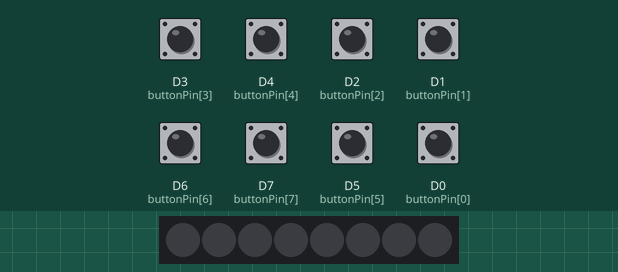
Bench run of a sketch on a simulated ESP8266 (NodeMCU). Shown: 8 RGB LEDs in strip order, left to right. The test bench sets the inputs (shaded band); at power-on: D0 (buttonPin[0]), D1 (buttonPin[1]), D2 (buttonPin[2]), D3 (buttonPin[3]), D4 (buttonPin[4]), D5 (buttonPin[5]), D6 (buttonPin[6]), D7 (buttonPin[7]) HIGH. WiFi joins after 1.5 s; servers stay silent unless stated; what the sketch prints to the serial monitor is not drawn.

Above: at 2.7 s.
2.8 s: D3 (buttonPin[3]) pulled LOW for 0.15 s
At 2.87 s:
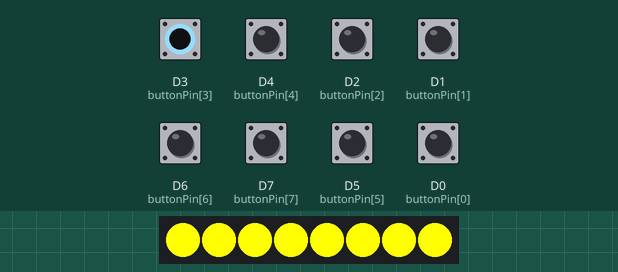
4.4 s: D4 (buttonPin[4]) pulled LOW for 0.15 s
At 4.47 s:
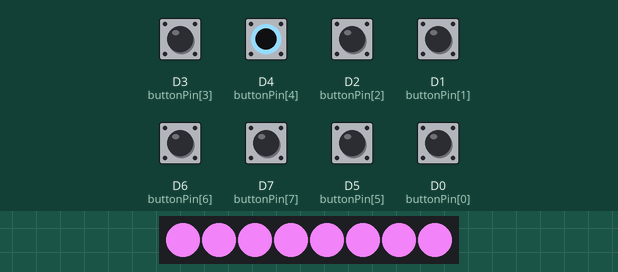
Timing chart, 0 to 5.2 s (numbered marks = the images above; inputs shaded):
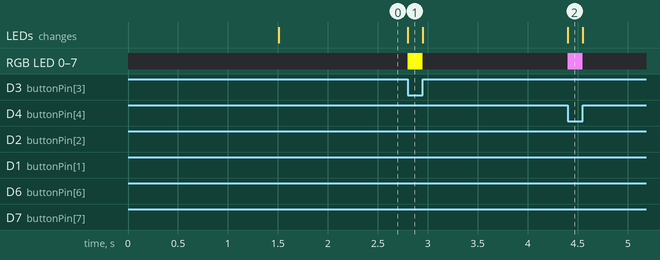

The sketch:

launchpad.ino
```cpp
/****Includes****/
#include <ESP8266WiFi.h>          //https://github.com/esp8266/Arduino
#include <WiFiClient.h>
#include <DNSServer.h>            //Local DNS Server used for redirecting all requests to the &onfiguration portal
#include <ESP8266WebServer.h>     //Local WebServer used to serve the configuration portal
#include <WiFiManager.h>          //https://github.com/tzapu/WiFiManager WiFi Configuration Magic
#include <ESP8266mDNS.h>          //Allow custom URL
#include "interfaceHTML.h"
#include <Adafruit_NeoPixel.h>
#ifdef __AVR__
#include <avr/power.h>
#endif

#define PIN D8
#define SIZE 8


int buttonPin[SIZE] = {D0, D1, D2, D3, D4, D5, D6, D7};

//Variables

int buttonState[SIZE] = {0, 0, 0, 0, 0, 0, 0, 0};


/*****Initialization*****/
ESP8266WebServer server(80);
const char *ssid = "toto";

Adafruit_NeoPixel strip = Adafruit_NeoPixel(8, PIN, NEO_GRB + NEO_KHZ800);

/*****WebPage*****/
// Warning: only use simple quotes in the html (no double)
extern String handleRootHTML;
String getHTML() {

  String updatedRootHTML = handleRootHTML;
  //updatedRootHTML.replace("xxx", myId);

  return updatedRootHTML;
}

void handleRoot() {
  server.send(200, "text/html", handleRootHTML);
}

void colorWipe(uint32_t c) {
  for (uint16_t i = 0; i < strip.numPixels(); i++) {
    strip.setPixelColor(i, c);
  }

  strip.show();
  server.send(200, "text/html", handleRootHTML);
}
void shineRed() {
      lightItUp(0);
}
void shineBlue() {
      lightItUp(1);
}
void shineGreen() {
      lightItUp(2);
}
void shineYellow() {
      lightItUp(3);
}
void shinePink() {
      lightItUp(4);
}
void shinePurple() {
      lightItUp(5);
}
void shineWhite() {
      lightItUp(6);
}
void shineBrown() {
      lightItUp(7);
}

void setupWifi() {
  //WiFiManager
  WiFiManager wifiManager;

  //reset saved settings -- Flush flash
  //wifiManager.resetSettings();


  //fetches ssid and pass from eeprom and tries to connect
  //if it does not connect it starts an access point with the specified name
  //and goes into a blocking loop awaiting configuration
  wifiManager.autoConnect(ssid);

  // might seem redundant but it's not printed the 1st time:
  Serial.println("local ip");
  Serial.println(WiFi.localIP());
}

void setupServer() {
  server.on("/", handleRoot);
  server.on("/redled", shineRed);
  server.on("/blueled", shineBlue);
  server.on("/greenled", shineGreen);
  server.on("/yellowled", shineYellow);
  server.on("/pinkled", shinePink);
  server.on("/purpleled", shinePurple);
  server.on("/whiteled", shineWhite);
  server.on("/brownled", shineBrown);
  server.begin();
  Serial.println("HTTP server started");
}

void setupMDNS() {
  // Add service to MDNS-SD to access the ESP with the URL http://<ssid>.local
  if (MDNS.begin(ssid)) {
    Serial.print("MDNS responder started as http://");
    Serial.print(ssid);
    Serial.println(".local");
  }
  MDNS.addService("http", "tcp", 8080);
}

void setup() {

#if defined (__AVR_ATtiny85__)
  if (F_CPU == 16000000) clock_prescale_set(clock_div_1);
#endif


  Serial.begin(115200);

  for (int i = 0; i < SIZE ; i++) {
    pinMode(buttonPin[i], INPUT_PULLUP);
  }

  Serial.println("Starting WiFi.");
  setupWifi();
  setupServer();
  setupMDNS();

  strip.begin();
  strip.show();

  Serial.println("Setup OK.");  // (inverted logic)
}

/****Loop****/
void loop() {
  for (int i = 0; i < SIZE ; i++) {
    buttonState[i] = digitalRead(buttonPin[i]);
    if (buttonState[i] == LOW) {
      lightItUp(i);
    }
  }
  if (buttonState[0] == HIGH &&
      buttonState[1] == HIGH &&
      buttonState[2] == HIGH &&
      buttonState[3] == HIGH &&
      buttonState[4] == HIGH &&
      buttonState[5] == HIGH &&
      buttonState[6] == HIGH &&
      buttonState[7] == HIGH ) {

    turnOff();
  }
  server.handleClient();
}

void turnOff() {
  Serial.println("turnoff");
  colorWipe(strip.Color(0, 0, 0));
}

void lightItUp(int i) {
  Serial.println("lightitUP" + i);
  switch (i) {
    case 0:
      colorWipe(strip.Color(255, 0, 0));
      break;
    case 1:
      colorWipe(strip.Color(0, 0, 255));
      break;
    case 2:
      colorWipe(strip.Color(0, 255, 0));
      break;
    case 3:
      colorWipe(strip.Color(255, 255, 0));
      break;
    case 4:
      colorWipe(strip.Color(225, 122, 230));
      break;
    case 5:
      colorWipe(strip.Color(120, 16, 125));
      break;
    case 6:
      colorWipe(strip.Color(255, 255, 255));
      break;
    default:
      colorWipe(strip.Color(142, 80, 0));
      break;
  }


}
```

interfaceHTML.h
```cpp
// !!! FILE GENERATED AUTOMATICALLY FROM index.html AND minify.sh !!!
// !!! DO NOT MODIFY !!

String handleRootHTML = " <!doctype html><html><head><style>td{text-align:center;font-size:60px;padding-right:10px}.hand{cursor:pointer}.myDiv{height:100%;width:40%;margin-left:25%;font-size:x-large;background-color:#d3d3d3;border-radius:10px;padding:10px}.myButton{background-color:#d3d3d3;font-size:x-large;border-radius:2px;box-shadow:2px 2px 2px 1px $grey;padding:10px}.active{background-color:#f08080}.disabled{cursor:not-allowed;color:gray}.modal{display:none;position:fixed;z-index:1;left:0;top:0;width:100%;height:100%;overflow:auto;background-color:#000;background-color:rgba(0,0,0,.4)}.modal-content{background-color:#fefefe;margin:15% auto;padding:20px;border:1px solid #888;width:50%}.close{color:#aaa;float:right;font-size:28px;font-weight:700}.close:focus,.close:hover{color:#000;text-decoration:none;cursor:pointer}.color-cadre{color:#fff;padding:10px;margin-bottom:5px;border-radius:2px}.test{margin:30px}body{margin-top:10%;background-color:#000}</style><title>LaunchPad</title></head><body><div class='myDiv'><h1>Simple Mini LaunchPad</h1><br><br><audio id='audio1' src='http://www.s-guardo.fr/wp-content/uploads/2017/04/sf_sonnette.mp3' autostart='false'></audio><audio id='audio2' src='http://www.s-guardo.fr/wp-content/uploads/2017/04/sf_sonnette.mp3' autostart='false'></audio><audio id='audio3' src='http://www.s-guardo.fr/wp-content/uploads/2017/04/sf_sonnette.mp3' autostart='false'></audio><audio id='audio4' src='http://www.s-guardo.fr/wp-content/uploads/2017/04/sf_sonnette.mp3' autostart='false'></audio><audio id='audio5' src='http://www.s-guardo.fr/wp-content/uploads/2017/04/sf_sonnette.mp3' autostart='false'></audio><audio id='audio6' src='http://www.s-guardo.fr/wp-content/uploads/2017/04/sf_sonnette.mp3' autostart='false'></audio><audio id='audio7' src='http://www.s-guardo.fr/wp-content/uploads/2017/04/sf_sonnette.mp3' autostart='false'></audio><audio id='audio8' src='http://www.s-guardo.fr/wp-content/uploads/2017/04/sf_sonnette.mp3' autostart='false'></audio><br><br><form><table><tr><td><span id='l0' class='hand' name='toggle' value='0' style='display:none'>O</span></td><td><span id='l1' class='hand' name='toggle' value='1'>O</span></td><td><span id='l2' class='hand' name='toggle' value='2'>O</span></td><td><span id='l3' class='hand' name='toggle' value='3'>O</span></td><td><span id='l4' class='hand' name='toggle' value='4'>O</span></td><td><span id='l5' class='hand' name='toggle' value='5'>O</span></td><td><span id='l6' class='hand' name='toggle' value='6'>O</span></td><td><span id='l7' class='hand' name='toggle' value='7'>O</span></td><td><span id='l8' class='hand' name='toggle' value='8'>O</span></td></tr><tr><td><form method='post' action='/' class='form' style='display:none'></form></td><td><form method='post' action='/redled' class='form'><input type='submit' value='1'></form></td><td><form method='post' action='/blueled' class='form'><input type='submit' value='2'></form></td><td><form method='post' action='/greenled' class='form'><input type='submit' value='3'></form></td><td><form method='post' action='/yellowled' class='form'><input type='submit' value='4'></form></td><td><form method='post' action='/purpleled' class='form'><input type='submit' value='5'></form></td><td><form method='post' action='/whiteled' class='form'><input type='submit' value='6'></form></td><td><form method='post' action='/pinkled' class='form'><input type='submit' value='7'></form></td><td><form method='post' action='/brownled' class='form'><input type='submit' value='8'></form></td></tr></table></form><br>No LED changed.<div id='myModal' class='modal'><div class='modal-content'><span class='close'>&times;</span><p>Choose a color for your LED</p><form method='get' action='/set/color' class='form' id='form1'><input type='radio' name='color' value='blue' class='test'> <span class='color-cadre' style='background-color:#6495ed'>Blue</span><br><input type='radio' name='color' value='red' class='test'> <span class='color-cadre' style='background-color:#cd5c5c'>Red</span><br><input type='radio' name='color' value='green' class='test'> <span class='color-cadre' style='background-color:#228b22'>Green</span><br><input type='button' onclick='sendColor()' value='submit'></form></div></div></div><script src='https://ajax.googleapis.com/ajax/libs/jquery/3.2.0/jquery.min.js'></script><script type='text/javascript'>function sendColor(){var o=$('input[name=color]:checked').val(),d=new XMLHttpRequest;console.log('http://'+window.location+'/set/color?color='+o+'&button='+selectedButton+'&led='+selectedLed),d.open('GET','/set/color?color='+o+'&button='+selectedButton+'&led='+selectedLed,!1),d.send(null),modal.style.display='none'}function playSound(o){o.currentTime=23,o.play()}function stopPlayingSound(o){o.pause()}var tab=[{id:'b1',led:[]},{id:'b2',led:[]},{id:'b3',led:[]},{id:'b4',led:[]},{id:'b5',led:[]},{id:'b6',led:[]},{id:'b7',led:[]},{id:'b8',led:[]}],ledTab=[{id:'l1',on:!1},{id:'l2',on:!1},{id:'l3',on:!0},{id:'l4',on:!1},{id:'l5',on:!1},{id:'l6',on:!1},{id:'l7',on:!1},{id:'l8',on:!1}],modal=document.getElementById('myModal'),span=document.getElementsByClassName('close')[0],selectedButton=0,selectedLed=0;span.onclick=function(){modal.style.display='none'},window.onclick=function(o){o.target==modal&&(modal.style.display='none')};var s1=document.getElementById('audio1'),s2=document.getElementById('audio2'),s3=document.getElementById('audio3'),s4=document.getElementById('audio4'),s5=document.getElementById('audio5');b1=document.getElementById('b1'),b2=document.getElementById('b2'),b3=document.getElementById('b3'),b4=document.getElementById('b4'),b5=document.getElementById('b5'),$(document).ready(function(){window.location.href.indexOf('red')>-1?playSound(audio1):window.location.href.indexOf('blue')>-1?playSound(audio2):window.location.href.indexOf('green')>-1?playSound(audio3):window.location.href.indexOf('blue')>-1?playSound(audio4):window.location.href.indexOf('white')>-1?playSound(audio5):window.location.href.indexOf('pink')>-1?playSound(audio6):window.location.href.indexOf('purple')>-1?playSound(audio7):window.location.href.indexOf('brown')>-1&&playSound(audio8),$(document).bind('keydown',function(o){49==o.keyCode?playSound(audio1):50==o.keyCode?playSound(audio2):51==o.keyCode?playSound(audio3):52==o.keyCode?playSound(audio4):53==o.keyCode?playSound(audio5):54==o.keyCode?playSound(audio6):55==o.keyCode?playSound(audio7):56==o.keyCode&&playSound(audio8)}),$(document).bind('keyup',function(o){49==o.keyCode?stopPlayingSound(audio1):50==o.keyCode?stopPlayingSound(audio2):51==o.keyCode?stopPlayingSound(audio3):52==o.keyCode?stopPlayingSound(audio4):53==o.keyCode?stopPlayingSound(audio5):54==o.keyCode?stopPlayingSound(audio6):55==o.keyCode?stopPlayingSound(audio7):56==o.keyCode&&stopPlayingSound(audio8)})})</script></body></html><!-- DO NOT REMOVE THIS BACKSLASH--> \
 " ;
```

Measured:
- after the input at 2.8 s, RGB LED 0–7: off → RGB(255, 255, 0) at once, → off 0.15 s later; the LEDs: change at once (image 1)
- after the input at 4.4 s, RGB LED 0–7: off → RGB(225, 122, 230) at once, → off 0.15 s later; the LEDs: change at once (image 2)
